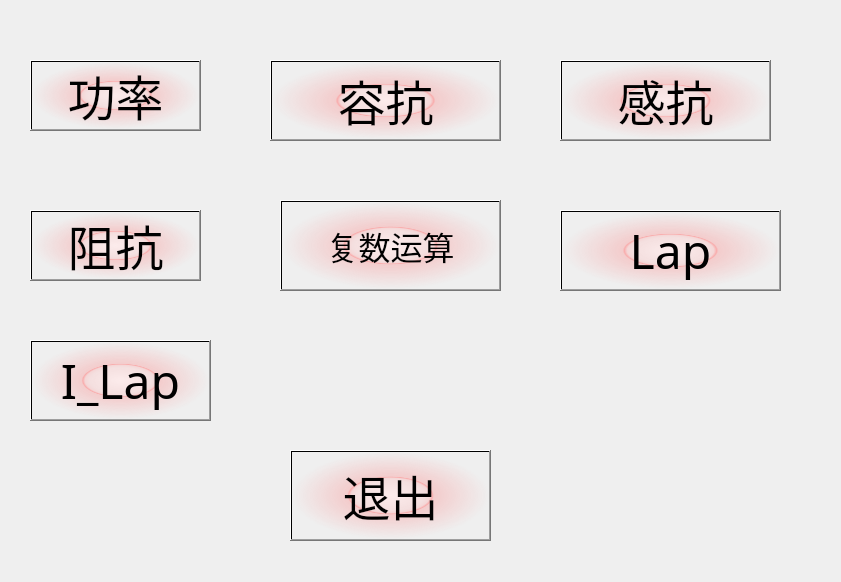
<?xml version="1.0" encoding="UTF-8"?>
<ui version="4.0">
 <class>widget</class>
 <widget class="QWidget" name="widget">
  <property name="geometry">
   <rect>
    <x>0</x>
    <y>0</y>
    <width>841</width>
    <height>582</height>
   </rect>
  </property>
  <property name="windowTitle">
   <string>Form</string>
  </property>
  <widget class="QPushButton" name="pushButton_8">
   <property name="geometry">
    <rect>
     <x>560</x>
     <y>210</y>
     <width>221</width>
     <height>81</height>
    </rect>
   </property>
   <property name="font">
    <font>
     <family>华文楷体</family>
     <pointsize>36</pointsize>
    </font>
   </property>
   <property name="styleSheet">
    <string notr="true">background-color: qradialgradient(spread:pad, cx:0.5, cy:0.5, radius:0.5, fx:0.5, fy:0.5, stop:0 rgba(255, 235, 235, 206), stop:0.35 rgba(255, 188, 188, 80), stop:0.4 rgba(255, 162, 162, 80), stop:0.425 rgba(255, 132, 132, 156), stop:0.44 rgba(252, 128, 128, 80), stop:1 rgba(255, 255, 255, 0));</string>
   </property>
   <property name="text">
    <string>Lap</string>
   </property>
  </widget>
  <widget class="QPushButton" name="pushButton_9">
   <property name="geometry">
    <rect>
     <x>30</x>
     <y>340</y>
     <width>181</width>
     <height>81</height>
    </rect>
   </property>
   <property name="font">
    <font>
     <family>华文楷体</family>
     <pointsize>36</pointsize>
    </font>
   </property>
   <property name="styleSheet">
    <string notr="true">background-color: qradialgradient(spread:pad, cx:0.5, cy:0.5, radius:0.5, fx:0.5, fy:0.5, stop:0 rgba(255, 235, 235, 206), stop:0.35 rgba(255, 188, 188, 80), stop:0.4 rgba(255, 162, 162, 80), stop:0.425 rgba(255, 132, 132, 156), stop:0.44 rgba(252, 128, 128, 80), stop:1 rgba(255, 255, 255, 0));</string>
   </property>
   <property name="text">
    <string>I_Lap</string>
   </property>
  </widget>
  <widget class="QPushButton" name="pushButton_6">
   <property name="geometry">
    <rect>
     <x>290</x>
     <y>450</y>
     <width>201</width>
     <height>91</height>
    </rect>
   </property>
   <property name="font">
    <font>
     <family>华文行楷</family>
     <pointsize>36</pointsize>
    </font>
   </property>
   <property name="styleSheet">
    <string notr="true">background-color: qradialgradient(spread:pad, cx:0.5, cy:0.5, radius:0.5, fx:0.5, fy:0.5, stop:0 rgba(255, 235, 235, 206), stop:0.35 rgba(255, 188, 188, 80), stop:0.4 rgba(255, 162, 162, 80), stop:0.425 rgba(255, 132, 132, 156), stop:0.44 rgba(252, 128, 128, 80), stop:1 rgba(255, 255, 255, 0));</string>
   </property>
   <property name="text">
    <string>退出</string>
   </property>
  </widget>
  <widget class="QPushButton" name="pushButton_7">
   <property name="geometry">
    <rect>
     <x>280</x>
     <y>200</y>
     <width>221</width>
     <height>91</height>
    </rect>
   </property>
   <property name="font">
    <font>
     <family>华文行楷</family>
     <pointsize>24</pointsize>
    </font>
   </property>
   <property name="styleSheet">
    <string notr="true">background-color: qradialgradient(spread:pad, cx:0.5, cy:0.5, radius:0.5, fx:0.5, fy:0.5, stop:0 rgba(255, 235, 235, 206), stop:0.35 rgba(255, 188, 188, 80), stop:0.4 rgba(255, 162, 162, 80), stop:0.425 rgba(255, 132, 132, 156), stop:0.44 rgba(252, 128, 128, 80), stop:1 rgba(255, 255, 255, 0));</string>
   </property>
   <property name="text">
    <string>复数运算</string>
   </property>
  </widget>
  <widget class="QPushButton" name="pushButton_5">
   <property name="geometry">
    <rect>
     <x>30</x>
     <y>210</y>
     <width>171</width>
     <height>71</height>
    </rect>
   </property>
   <property name="font">
    <font>
     <family>华文行楷</family>
     <pointsize>36</pointsize>
    </font>
   </property>
   <property name="styleSheet">
    <string notr="true">background-color: qradialgradient(spread:pad, cx:0.5, cy:0.5, radius:0.5, fx:0.5, fy:0.5, stop:0 rgba(255, 235, 235, 206), stop:0.35 rgba(255, 188, 188, 80), stop:0.4 rgba(255, 162, 162, 80), stop:0.425 rgba(255, 132, 132, 156), stop:0.44 rgba(252, 128, 128, 80), stop:1 rgba(255, 255, 255, 0));</string>
   </property>
   <property name="text">
    <string>阻抗</string>
   </property>
  </widget>
  <widget class="QPushButton" name="pushButton_3">
   <property name="geometry">
    <rect>
     <x>270</x>
     <y>60</y>
     <width>231</width>
     <height>81</height>
    </rect>
   </property>
   <property name="font">
    <font>
     <family>华文行楷</family>
     <pointsize>36</pointsize>
    </font>
   </property>
   <property name="styleSheet">
    <string notr="true">background-color: qradialgradient(spread:pad, cx:0.5, cy:0.5, radius:0.5, fx:0.5, fy:0.5, stop:0 rgba(255, 235, 235, 206), stop:0.35 rgba(255, 188, 188, 80), stop:0.4 rgba(255, 162, 162, 80), stop:0.425 rgba(255, 132, 132, 156), stop:0.44 rgba(252, 128, 128, 80), stop:1 rgba(255, 255, 255, 0));</string>
   </property>
   <property name="text">
    <string>容抗</string>
   </property>
  </widget>
  <widget class="QPushButton" name="pushButton_2">
   <property name="geometry">
    <rect>
     <x>30</x>
     <y>60</y>
     <width>171</width>
     <height>71</height>
    </rect>
   </property>
   <property name="font">
    <font>
     <family>华文行楷</family>
     <pointsize>36</pointsize>
    </font>
   </property>
   <property name="styleSheet">
    <string notr="true">background-color: qradialgradient(spread:pad, cx:0.5, cy:0.5, radius:0.5, fx:0.5, fy:0.5, stop:0 rgba(255, 235, 235, 206), stop:0.35 rgba(255, 188, 188, 80), stop:0.4 rgba(255, 162, 162, 80), stop:0.425 rgba(255, 132, 132, 156), stop:0.44 rgba(252, 128, 128, 80), stop:1 rgba(255, 255, 255, 0));
</string>
   </property>
   <property name="text">
    <string>功率</string>
   </property>
  </widget>
  <widget class="QPushButton" name="pushButton_4">
   <property name="geometry">
    <rect>
     <x>560</x>
     <y>60</y>
     <width>211</width>
     <height>81</height>
    </rect>
   </property>
   <property name="font">
    <font>
     <family>华文行楷</family>
     <pointsize>36</pointsize>
    </font>
   </property>
   <property name="styleSheet">
    <string notr="true">background-color: qradialgradient(spread:pad, cx:0.5, cy:0.5, radius:0.5, fx:0.5, fy:0.5, stop:0 rgba(255, 235, 235, 206), stop:0.35 rgba(255, 188, 188, 80), stop:0.4 rgba(255, 162, 162, 80), stop:0.425 rgba(255, 132, 132, 156), stop:0.44 rgba(252, 128, 128, 80), stop:1 rgba(255, 255, 255, 0));</string>
   </property>
   <property name="text">
    <string>感抗</string>
   </property>
  </widget>
 </widget>
 <resources/>
 <connections/>
</ui>
